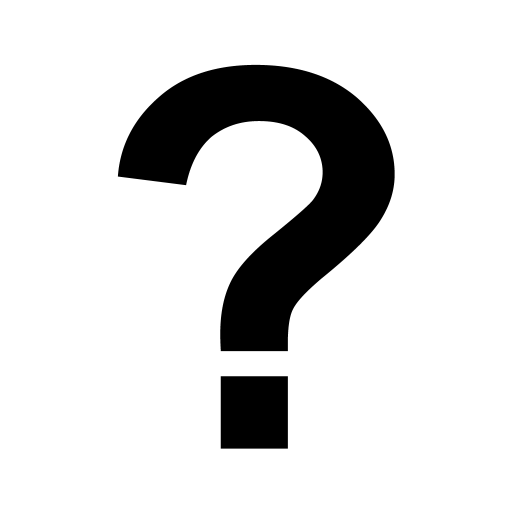
#> input picture auxiliary_images/question.png, 1024 x 1024 px (shown at 1/2 size)
$ python process_1_image.py ../auxiliary_images/question.png
#> lines starting #> are read from the running program, lines starting #| are printed output that depends on the picture
import argparse
import sys
from PIL import Image
import os
from heic_converter import convert_heic_to_jpg

thumbs_folder = 'dalat-map-images/thumbs'
large_folder = 'dalat-map-images/large'

def process_image(source_folder, filename, force=False):
#> called with source_folder = '../auxiliary_images', filename = 'question.png', force = True
    if not filename.lower().endswith(('.png', '.jpg', '.jpeg', '.gif', '.heic')):
        print('Not an image of supported format: ', filename)
        sys.exit(1)

    file_path = os.path.join(source_folder, filename)

    if filename.lower().endswith('.heic'):
        jpg_file_path = file_path.replace('.heic', '.jpg').replace('.HEIC', '.jpg')
        if force or not os.path.exists(jpg_file_path):
            print('will convert heic', filename)
            convert_heic_to_jpg(file_path, jpg_file_path)
            file_path = jpg_file_path
        else:
            print('skipping heic that was already converted', filename)
            return

    print('will process', file_path)

    img = Image.open(file_path)
#> img is the input picture: PIL image 1024x1024 RGBA; mean R, G, B, A 0, 0, 0, 37
    thumb_img_path = os.path.join(thumbs_folder, os.path.basename(file_path))
    large_img_path = os.path.join(large_folder, os.path.basename(file_path))

    if img.width > img.height:
        print("rotating", file_path)
        img = img.rotate(-90, expand=True)

    # 1. thumb
    if force or not os.path.exists(thumb_img_path):
        width_percent = (215 / float(img.size[0]))
#> width_percent = 0.21
        new_height = int((float(img.size[1]) * float(width_percent)))
#> new_height = 215
        img1 = img.resize((215, new_height), Image.LANCZOS)
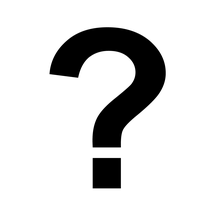
#> img1: PIL image 215x215 RGBA; mean R, G, B, A 0, 0, 0, 37; transparent parts drawn white
        img1.save(thumb_img_path, quality=95)

    # 2. big
    if force or not os.path.exists(large_img_path):
        file_size = os.path.getsize(file_path)
        if file_size > 350 * 1024:
            width_percent = (800 / float(img.size[0]))
            new_height = int((float(img.size[1]) * float(width_percent)))
            img2 = img.resize((800, new_height), Image.LANCZOS)
            img2.save(large_img_path, quality=95)
        else:
            img.save(large_img_path, quality=95)


if __name__ == '__main__':
    parser = argparse.ArgumentParser(description='Process an image')
    parser.add_argument('image_path', help='Path to the image file')
    args = parser.parse_args()

    folder, filename = os.path.split(args.image_path)
    process_image(folder, filename, True)
